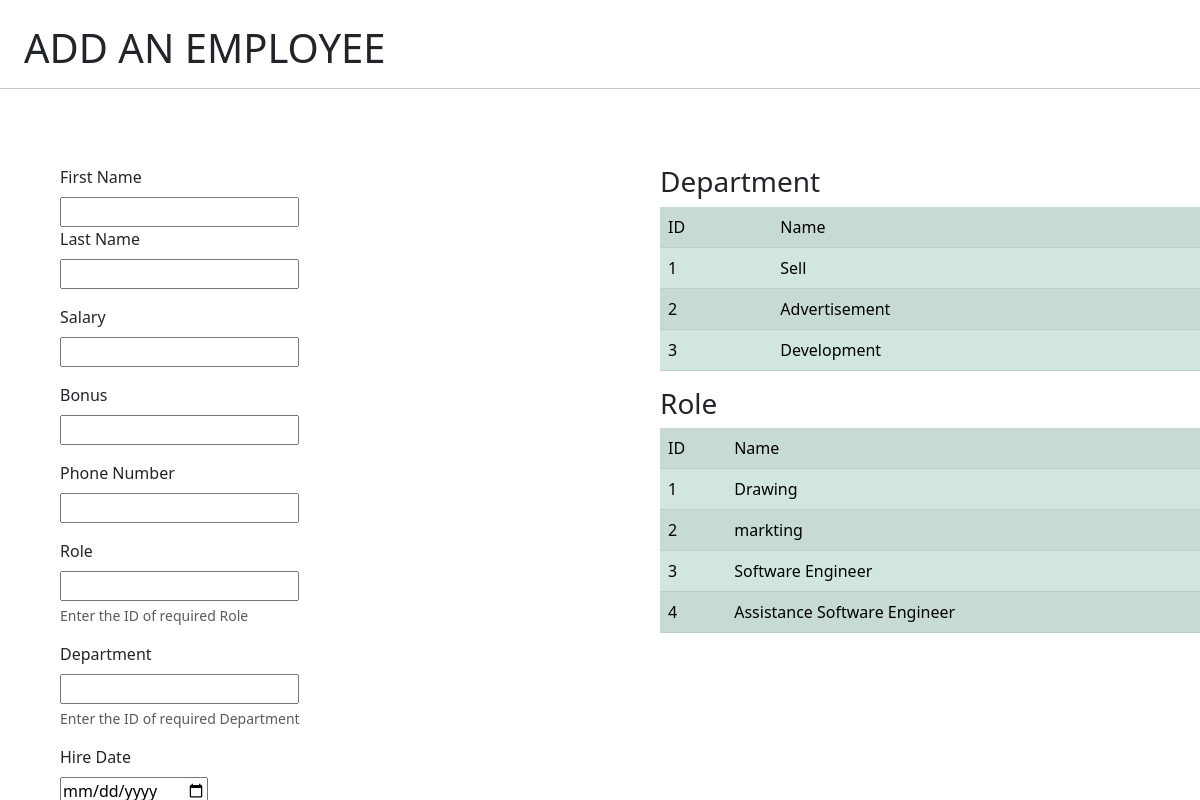
/add_emp, run on the app's committed database.
### emp_app/models.py (models this page shows, shortened)
class Department(models.Model):
    name = models.CharField(max_length=100)
    location = models.CharField(max_length=100)

class Role(models.Model):
    name = models.CharField(max_length=100,null=False)

### emp_app/views.py (the view)
# urls.py: path('add_emp',views.add_emp,name='add_emp'),
def add_emp(request):
    role = Role.objects.all()
    Dep = Department.objects.all()
    context = {
      'role' : role,
      'Dep' :Dep
    }
    if request.method == 'POST':
        f_n = request.POST['first_name']
        l_n = request.POST['last_name']
        sal = int(request.POST['salary'])
        bn = int(request.POST['bonus'])
        ph = int(request.POST['phone'])
        role = int(request.POST['role'])
        dept = int(request.POST['dept'])
        date = request.POST['hire_date']
        new_emp = Employee(first_name=f_n, last_name=l_n, salary=sal, bonus=bn, phone=ph, role_id=role, dept_id=dept, hire_date=date)
        new_emp.save()
        return HttpResponse("Employee added Successfully !!!")
    elif request.method == 'GET':
        return render(request,'add_emp.html',context)
    else:
        print("Something Went wrong")

### emp_app/templates/add_emp.html (shortened to what this page needs)
<!doctype html>
<html lang="en">
<head>
    <link href="https://cdn.jsdelivr.net/npm/bootstrap@5.3.0-alpha2/dist/css/bootstrap.min.css" rel="stylesheet"
>
</head>
<body>
    <h1>ADD AN EMPLOYEE</h1>
    <hr>
    <div class="split left">
         <form action="/add_emp" method="post">
            <label for="first_name" class="form-label">First Name</label>
            <br>
            <input type="text" id="first_name" name="first_name">
            <div class="mb-3">
                <label for="last_name" class="form-label">Last Name</label>
                <br>
                <input type="text" id="last_name" name="last_name">
            </div>
            <div class="mb-3">
                <label for="salary" class="form-label">Salary</label>
                <br>
                <input type="number" id="salary" name="salary">
            </div>
            <div class="mb-3">
                <label for="bonus" class="form-label">Bonus</label>
                <br>
                <input type="number" id="bonus" name="bonus">
            </div>
            <div class="mb-3">
                <label for="phone" class="form-label">Phone Number</label>
                <br>
                <input type="number" id="phone" name="phone">
            </div>
            <div class="mb-3">
                <label for="role" class="form-label">Role</label>
                <br>
                <input type="number" id="role" name="role" >
                <div class="form-text">Enter the ID of required Role</div>
            </div>
            <div class="mb-3">
                <label for="dept" class="form-label">Department</label>
                <br>
                <input type="number" id="dept" name="dept" >
                <div class="form-text">Enter the ID of required Department</div>
            </div>
            <div class="mb-3">
                <label for="hire_date" class="form-label">Hire Date</label>
                <br>
                <input type="date" id="hire_date" name="hire_date">
            </div>
            <br>
        </form>
    </div>
    <div class="split right">
        <h3> Department</h3>
        <table class="table table-success table-striped">
            <tr>
                <td>ID</td>
                <td>Name</td>
            </tr>
            {% for dept in Dep %}
            <tr>
                <td>{{dept.id}}</td>
                <td>{{dept.name}}</td>
            </tr>
            {% endfor %}
        </table>
        <h3>Role</h3>
        <table class="table table-success table-striped">
            <tr>
                <td>ID</td>
                <td>Name</td>
            </tr>
            {% for role in role %}
            <tr>
                <td>{{role.id}}</td>
                <td>{{role.name}}</td>
            </tr>
            {% endfor %}
        </table>
    </div>
</body>
</html>

### emp_app/templates/add_emp.html (style rules this page uses)
h1 { padding-left: 2%; padding-top: 2%; }
.split { height: 100%; width: 50%; position: fixed; }
.left { left: 0; padding-left: 5%; padding-top: 5%; }
.right { right: 0; padding-left: 5%; padding-top: 5%; }

### data on the page
Department: id "1", name "Sell"
Department: id "2", name "Advertisement"
Department: id "3", name "Development"
Role: id "1", name "Drawing"
Role: id "2", name "markting"
Role: id "3", name "Software Engineer"
Role: id "4", name "Assistance Software Engineer"
